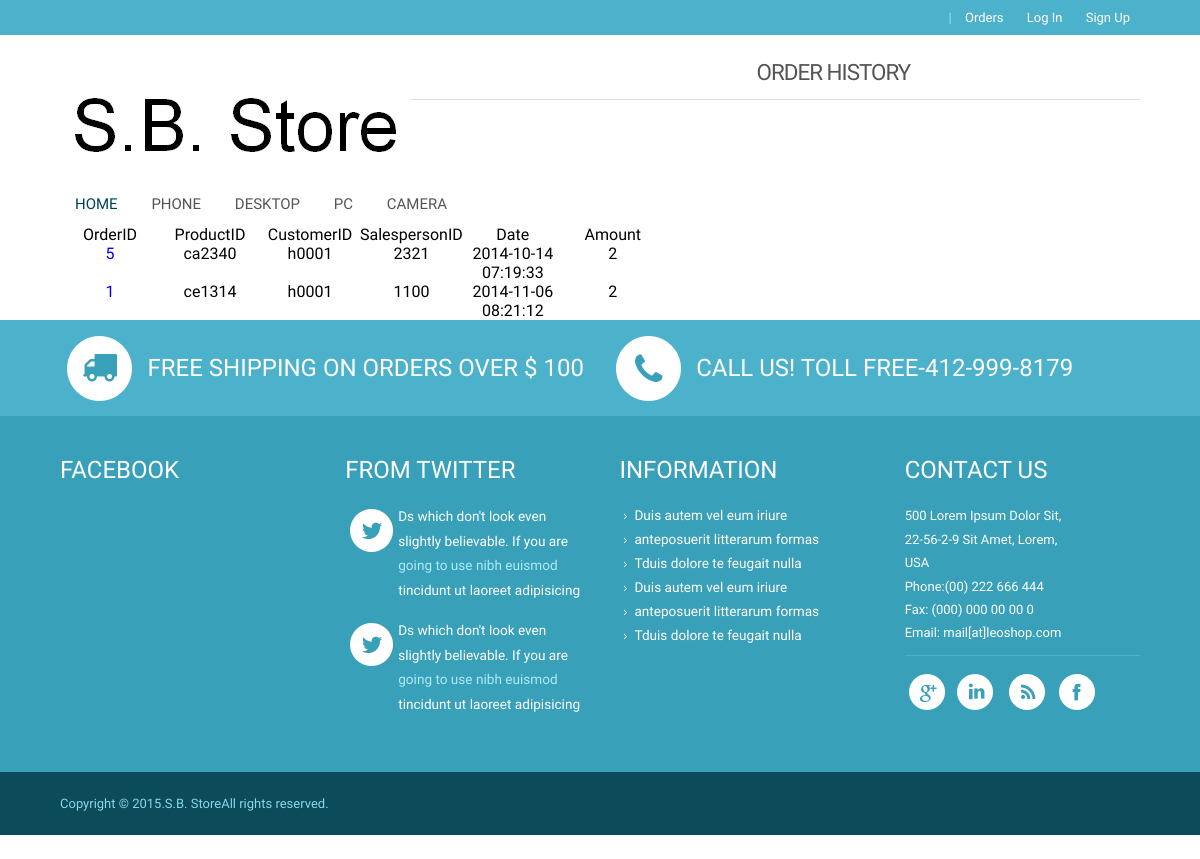
The page /DB/c_order.php on the database its author committed.
### tables this page shows
CREATE TABLE IF NOT EXISTS `transaction` (
  `orderID` varchar(10) NOT NULL,
  `pID` varchar(10) NOT NULL DEFAULT '',
  `cID` varchar(10) NOT NULL DEFAULT '',
  `sID` varchar(10) NOT NULL DEFAULT '',
  `date` datetime NOT NULL DEFAULT '0000-00-00 00:00:00',
  `amount` int(10) DEFAULT NULL,
  PRIMARY KEY (`pID`,`cID`,`sID`,`date`),
  UNIQUE KEY `orderID` (`orderID`),
  KEY `cID` (`cID`),
  KEY `sID` (`sID`)
);

### DB/c_order.php (the view, shortened to what this page needs)
<!DOCTYPE HTML>
<html>
<head>
<link href="css/style.css" rel="stylesheet" type="text/css" media="all" />
<link href="css/megamenu.css" rel="stylesheet" type="text/css" media="all" />
</head>
<body>
       <div class="header-top">
         <div class="wrap">
           <div class="cssmenu">
             <ul>
               |
               <li><a href="c_order.php">Orders</a></li>
               <li><a href="login.html">Log In</a></li>
               <li><a href="register.html">Sign Up</a></li>
             </ul>
           </div>
         </div>
       </div>
	 <div class="header-bottom">
	    <div class="wrap">
			<div class="header-bottom-left">
				<div class="logo">
					<a href="index.html"><img src="images/logo.png" alt=""/></a>
				</div>
			  <div class="menu">
			  <ul class="megamenu skyblue">
			<li class="active grid"><a href="index.html">Home</a></li>
			<li><a class="color4" href="Phone.html">Phone</a></li>
			<li><a class="color5" href="Desktop.html">Desktop</a></li>
			<li><a class="color6" href="PC.html">PC</a></li>
			<li><a class="color7" href="camera.html">Camera</a></li>
			</ul>
		</div>
     </div>
	</div>
           <div class="wrap">
    	     <h4 class="title">Order history </h4>
    	     <?php
             $result = mysql_query("SELECT * FROM transaction
                       where cID='h0001'");
           echo "<table border='1' color='red'>
           <tr align='center'>
           <th width='100px' >OrderID</th>
           <th width='100px'>ProductID</th>
           <th width='100px'>CustomerID</th>
           <th width='100px'>SalespersonID</th>
           <th width='100px'>Date</th>
           <th width='100px'>Amount</th>
           </tr>";
           while($row = mysql_fetch_array($result))
           {
            ?>
           <tr align="center">
           <td width='100px'><a href=" >"> <?php echo $row['orderID']?></a > </td>
           <td width='100px'><?php echo $row['pID']?></td>
           <td width='100px'><?php echo $row['cID'] ?></td>
           <td width='100px'><?php echo $row['sID']?></td>
           <td width='100px'><?php echo $row['date']?></td>
           <td width='100px'><?php echo $row['amount']?></td>
           </tr>
           <?php
               }
            echo "</table>";
            ?>
    	   </div>
    <div class="footer">
		<div class="footer-top">
			<div class="wrap">
			  <div class="section group example">
				<div class="col_1_of_2 span_1_of_2">
					<ul class="f-list">
					  <li><img src="images/2.png"><span class="f-text">Free Shipping on orders over $ 100</span><div class="clear"></div></li>
					</ul>
				</div>
				<div class="col_1_of_2 span_1_of_2">
					<ul class="f-list">
					  <li><img src="images/3.png"><span class="f-text">Call us! toll free-412-999-8179 </span>
					    <div class="clear"></div></li>
					</ul>
				</div>
		      </div>
			</div>
		</div>
		<div class="footer-middle">
			<div class="wrap">
			 <div class="section group example">
			  <div class="col_1_of_f_1 span_1_of_f_1">
				 <div class="section group example">
				   <div class="col_1_of_f_2 span_1_of_f_2">
				      <h3>Facebook</h3>
 				  </div>
				  <div class="col_1_of_f_2 span_1_of_f_2">
						<h3>From Twitter</h3>
				       <div class="recent-tweet">
							<div class="recent-tweet-icon">
								<span> </span>
							</div>
							<div class="recent-tweet-info">
								<p>Ds which don't look even slightly believable. If you are <a href="#">going to use nibh euismod</a> tincidunt ut laoreet adipisicing</p>
							</div>
					   </div>
					   <div class="recent-tweet">
							<div class="recent-tweet-icon">
								<span> </span>
							</div>
							<div class="recent-tweet-info">
								<p>Ds which don't look even slightly believable. If you are <a href="#">going to use nibh euismod</a> tincidunt ut laoreet adipisicing</p>
							</div>
					  </div>
				</div>
		      </div>
 			 </div>
			 <div class="col_1_of_f_1 span_1_of_f_1">
			   <div class="section group example">
				 <div class="col_1_of_f_2 span_1_of_f_2">
				    <h3>Information</h3>
						<ul class="f-list1">
						    <li><a href="#">Duis autem vel eum iriure </a></li>
				            <li><a href="#">anteposuerit litterarum formas </a></li>
				            <li><a href="#">Tduis dolore te feugait nulla</a></li>
				             <li><a href="#">Duis autem vel eum iriure </a></li>
				            <li><a href="#">anteposuerit litterarum formas </a></li>
				            <li><a href="#">Tduis dolore te feugait nulla</a></li>
			         	</ul>
 				 </div>
				 <div class="col_1_of_f_2 span_1_of_f_2">
				   <h3>Contact us</h3>
						<div class="company_address">
					                <p>500 Lorem Ipsum Dolor Sit,</p>
							   		<p>22-56-2-9 Sit Amet, Lorem,</p>
							   		<p>USA</p>
					   		<p>Phone:(00) 222 666 444</p>
					   		<p>Fax: (000) 000 00 00 0</p>
					 	 	<p>Email: <span>mail[at]leoshop.com</span></p>
					   </div>
					   <div class="social-media">
						     <ul>
						        <li> <span class="simptip-position-bottom simptip-movable" data-tooltip="Google"><a href="#" target="_blank"> </a></span></li>
						        <li><span class="simptip-position-bottom simptip-movable" data-tooltip="Linked in"><a href="#" target="_blank"> </a> </span></li>
						        <li><span class="simptip-position-bottom simptip-movable" data-tooltip="Rss"><a href="#" target="_blank"> </a></span></li>
						        <li><span class="simptip-position-bottom simptip-movable" data-tooltip="Facebook"><a href="#" target="_blank"> </a></span></li>
						    </ul>
					   </div>
				</div>
		    </div>
		   </div>
		    </div>
		  </div>
		</div>
		<div class="footer-bottom">
			<div class="wrap">
			  <div class="copy">
                <p>Copyright &copy; 2015.S.B. StoreAll rights reserved.</p>
		      </div>
	      </div>
			</div>
		</div>
</body>
</html>

### DB/css/megamenu.css (style rules this page uses)
.megamenu { margin-bottom:0px;padding:0;width:100%;list-style:none;display:inline-block;position:relative;font-size:15px }
.megamenu li { margin-bottom:0px;display:inline }
.megamenu>li>a { float:left;padding:8px 15px;text-decoration:none;text-transform:uppercase;font-size:1em; -webkit-transition: all 0.3s ease-in-out; -moz-transition: all 0.3s ease-in-out; -o-transition: all 0.3s ease-in-out; transition: all 0.3s ease-in-out; }
.megamenu>li.active>a { color:#00405d; }
.skyblue li>a,.skyblue>li.showhide span { color:#555 }

### rows shown on the page
transaction: orderID "5", pID "ca2340", cID "h0001", sID "2321", date "2014-10-14 07:19:33", amount "2"
transaction: orderID "1", pID "ce1314", cID "h0001", sID "1100", date "2014-11-06 08:21:12", amount "2"
